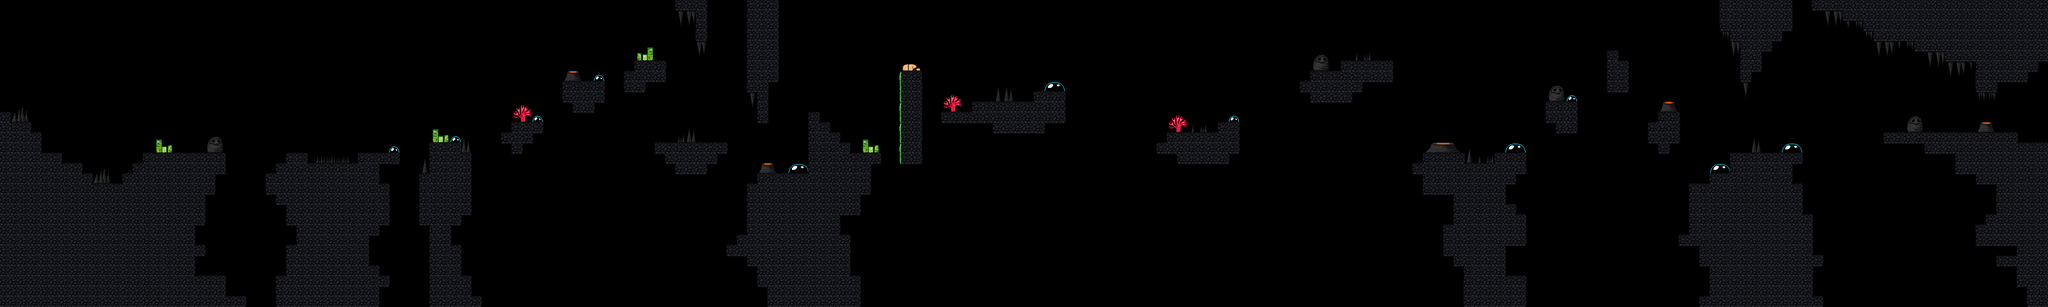

The image is a tile-based game level rendered from a .tmx file. Its description and source (layers, tilesets, objects; grid data summarised) follow:
An orthogonal 200x30 tile map with 32x32 px tiles, 4 tile layers (espinhos, decoracao, bpulo, floor), 15 tilesets and 168 objects (28x espinho, 26x Ponto, 11x bloco de pulo, perseguidor, playerSpawn, ...).

<map version="1.10" tiledversion="1.11.2" orientation="orthogonal" renderorder="right-down" width="200" height="30" tilewidth="32" tileheight="32" infinite="0" nextlayerid="14" nextobjectid="182">
 <editorsettings>
  <export target="terceira_fase.lua" format="lua" />
 </editorsettings>
 <tileset firstgid="1" name="bolhas" tilewidth="32" tileheight="32" tilecount="1536" columns="48">
  <image source="Bolhas.png" width="1536" height="1024" />
 </tileset>
 <tileset firstgid="1537" name="agua-teste" tilewidth="32" tileheight="32" tilecount="1" columns="1">
  <image source="Teste-agua.png" width="32" height="32" />
 </tileset>
 <tileset firstgid="1538" name="Tiles_Fase1" tilewidth="32" tileheight="32" tilecount="100" columns="10">
  <image source="Tilesset1.png" width="320" height="320" />
 </tileset>
 <tileset firstgid="1638" name="bolhas" tilewidth="32" tileheight="32" tilecount="1536" columns="48">
  <image source="Bolhas.png" width="1536" height="1024" />
 </tileset>
 <tileset firstgid="3174" name="tileseset" tilewidth="32" tileheight="32" tilecount="120" columns="8">
  <image source="tilesset.png" width="256" height="480" />
 </tileset>
 <tileset firstgid="3294" name="Tiles_Fase1" tilewidth="32" tileheight="32" tilecount="100" columns="10">
  <image source="Tilesset1.png" width="320" height="320" />
 </tileset>
 <tileset firstgid="3394" name="bolhas" tilewidth="32" tileheight="32" tilecount="1536" columns="48">
  <image source="Bolhas.png" width="1536" height="1024" />
 </tileset>
 <tileset firstgid="4930" name="Tiles_Fase1" tilewidth="32" tileheight="32" tilecount="100" columns="10">
  <image source="Tilesset1.png" width="320" height="320" />
 </tileset>
 <tileset firstgid="5030" name="Tiles_Fase1" tilewidth="32" tileheight="32" tilecount="100" columns="10">
  <image source="Tilesset1.png" width="320" height="320" />
 </tileset>
 <tileset firstgid="5130" name="Tiles_Fase1" tilewidth="32" tileheight="32" tilecount="100" columns="10">
  <image source="Tilesset1.png" width="320" height="320" />
 </tileset>
 <tileset firstgid="5230" name="bolhas" tilewidth="32" tileheight="32" tilecount="1536" columns="48">
  <image source="Bolhas.png" width="1536" height="1024" />
 </tileset>
 <tileset firstgid="6766" name="Tiles_Fase1" tilewidth="32" tileheight="32" tilecount="100" columns="10">
  <image source="Tilesset1.png" width="320" height="320" />
 </tileset>
 <tileset firstgid="6866" name="fase2_tilesset" tilewidth="32" tileheight="32" tilecount="100" columns="10">
  <image source="fase2_tilesset.png" width="320" height="320" />
 </tileset>
 <tileset firstgid="6966" name="bolhas_tileset" tilewidth="32" tileheight="32" tilecount="12" columns="12">
  <image source="bolhas_tileset.png" width="384" height="32" />
 </tileset>
 <tileset firstgid="6978" name="enfeites_maiores" tilewidth="32" tileheight="32" tilecount="48" columns="8">
  <image source="enfeites_maiores.png" width="256" height="192" />
 </tileset>
 <layer id="3" name="espinhos" width="200" height="30">
  <data>[6000 cells, 86 non-empty, 21 distinct tile ids]</data>
 </layer>
 <layer id="13" name="decoracao" width="200" height="30">
  <data>[6000 cells, 78 non-empty, 34 distinct tile ids]</data>
 </layer>
 <layer id="4" name="bpulo" width="200" height="30">
  <data>[6000 cells, 16 non-empty, 3 distinct tile ids]</data>
 </layer>
 <layer id="2" name="floor" width="200" height="30">
  <data>[6000 cells, 2088 non-empty, 20 distinct tile ids]</data>
 </layer>
 <objectgroup id="11" name="enemies">
  <object id="152" name="perseguidor" x="25.8788" y="82.788" width="185.212" height="184.12">
   <properties>
    <property name="detectionRadius" type="int" value="100099" />
    <property name="isEnemy" type="bool" value="true" />
    <property name="speed" type="int" value="200" />
   </properties>
  </object>
 </objectgroup>
 <objectgroup id="9" name="spawn" opacity="0.94">
  <object id="136" name="playerSpawn" x="526.227" y="384.788" width="54.5455" height="75.7576" />
 </objectgroup>
 <objectgroup id="10" name="exits">
  <object id="137" name="saida" x="6360" y="196" width="92" height="254">
   <properties>
    <property name="isExit" type="bool" value="true" />
   </properties>
  </object>
 </objectgroup>
 <objectgroup id="5" name="walls_3">
  <object id="2" x="-17.8632" y="-1.7424" width="19.0597" height="639.485">
   <properties>
    <property name="collidable" type="bool" value="true" />
   </properties>
  </object>
  <object id="3" x="-4.86317" y="951.257" width="6421.06" height="19.485">
   <properties>
    <property name="collidable" type="bool" value="true" />
   </properties>
  </object>
  <object id="4" x="6398.47" y="-29.7425" width="19.0597" height="676.485">
   <properties>
    <property name="collidable" type="bool" value="true" />
   </properties>
  </object>
  <object id="5" x="-18.5298" y="-32.7728" width="6429.06" height="36.4547">
   <properties>
    <property name="collidable" type="bool" value="true" />
   </properties>
  </object>
  <object id="6" x="-1.19652" y="351.545" width="34.8473" height="320.197">
   <properties>
    <property name="collidable" type="bool" value="true" />
   </properties>
  </object>
  <object id="8" x="121.97" y="480.349" width="70.424" height="220.999">
   <properties>
    <property name="collidable" type="bool" value="true" />
   </properties>
  </object>
  <object id="9" x="415.887" y="512.568" width="64.1433" height="190.947">
   <properties>
    <property name="collidable" type="bool" value="true" />
   </properties>
  </object>
  <object id="10" x="282.345" y="575.652" width="100.81" height="134.28">
   <properties>
    <property name="collidable" type="bool" value="true" />
   </properties>
  </object>
  <object id="11" x="383.553" y="543.652" width="104.956" height="144.363">
   <properties>
    <property name="collidable" type="bool" value="true" />
   </properties>
  </object>
  <object id="15" x="864.735" y="512.47" width="97.5751" height="161.303">
   <properties>
    <property name="collidable" type="bool" value="true" />
   </properties>
  </object>
  <object id="16" x="895.97" y="480.652" width="65.3933" height="149.53">
   <properties>
    <property name="collidable" type="bool" value="true" />
   </properties>
  </object>
  <object id="17" x="1119.71" y="481.485" width="100.816" height="163.03">
   <properties>
    <property name="collidable" type="bool" value="true" />
   </properties>
  </object>
  <object id="18" x="1119.6" y="479.985" width="128.31" height="32.03">
   <properties>
    <property name="collidable" type="bool" value="true" />
   </properties>
  </object>
  <object id="19" x="1343.93" y="448.066" width="96.1793" height="220.615">
   <properties>
    <property name="collidable" type="bool" value="true" />
   </properties>
  </object>
  <object id="20" x="1312.01" y="544.013" width="94.0156" height="165.502">
   <properties>
    <property name="collidable" type="bool" value="true" />
   </properties>
  </object>
  </objectgroup>
 <objectgroup id="12" name="pontos">
  <!-- 66 objects omitted --></objectgroup>
 <objectgroup id="6" name="jumpBlocks">
  <!-- 40 objects omitted --></objectgroup>
 <objectgroup id="7" name="spikes">
  <!-- 29 objects omitted --></objectgroup>
 <objectgroup id="8" name="wallJumpBlocks">
  <!-- 1 objects omitted --></objectgroup>
</map>
<!-- 150 of 168 objects omitted -->
